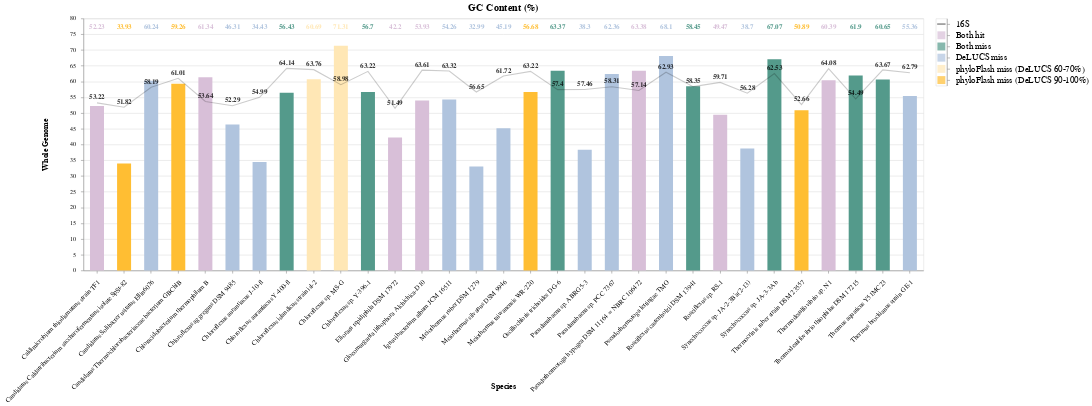

The code cell stored with this chart in its notebook:
### Code cell
import pandas as pd
import altair as alt

# data = pd.read_csv("/scratch/rnd-rojas/assembly_stephanie/data/repeatbp.csv")
df = pd.DataFrame(data, columns=['Species', 'GC', '16s_GC'])
df.rename(columns={"GC": "Whole Genome", "16s_GC": "16s"},inplace=True)

# orderdata = [7, 4, 16, 5, 14, 15, 10, 6, 22, 23, 9, 24, 25, 11, 19, 18, 1, 2, 12, 8, 3, 21, 17, 26, 13, 20,26,27,28,29,30]
# df['Order'] = orderdata

colors=['thistle', 'thistle', 'thistle', 'thistle', 'thistle', 'thistle', 'thistle', 'thistle', 'thistle', 
        'thistle', 'thistle', 'thistle', 'thistle', 'thistle', 'thistle', 'thistle', 'thistle', 
        'thistle', 'thistle', 'thistle', 'thistle', 'thistle', 'thistle', 'thistle', 'thistle', 'thistle', 
        'thistle', 'thistle', 'thistle', 'thistle', 'thistle', 'thistle']

colors = data["Color"].tolist()

base = alt.Chart(df, title='GC Content (%)').encode(
    x=alt.X('Species:N',sort=alt.SortField(field='Whole Genome', order='descending')
           ),
)

bar = base.mark_bar(size=25).encode(
    y=alt.Y(
            'Whole Genome:Q',
            title='Whole Genome'
           ),
        color=alt.Color(
           'Species',
            scale=alt.Scale(
                domain=df.Species.tolist(),
                range=colors
            ),
            legend=None
           )
    ).properties(width=1500, height=450)

line = base.mark_line(color='black', opacity=0.2).encode(
    y=alt.Y(
            '16s:Q'
           )
    )

textbar = bar.mark_text(
    align='center',
    baseline='middle',
    dy=-10,
    fontWeight='bold',
    fontSize=12
).encode(
    text='Whole Genome:Q',
    y=alt.value(25)
)

textline = line.mark_text(
    align='center',
    baseline='middle',
    dy=-10,
    fontWeight='bold',
    fontSize=12,
    opacity=0.8,
    color='black'
).encode(
    text=alt.Text(
        '16s:Q'
    )
)

bardata = pd.DataFrame({'x':['Both hit'], 
                        'y':['16S'], 
                        'w':['DeLUCS miss'], 
                        'z':['phyloFlash miss (DeLUCS 90-100%)'],
                        'u':['phyloFlash miss (DeLUCS 60-70%)'],
                        'v':['Both miss']})

legendbar = alt.Chart(bardata).mark_square(size=200, color='thistle').encode(
    y=alt.Y('x:N', 
            axis=alt.Axis(orient='right', 
                          titleFontSize=0, 
                          labelFontSize=16, 
                          titleX=80, 
                          titleY=-5,
                          titleAngle=0
                         ),
    
           ),
    )

legendbar2 = alt.Chart(bardata).mark_square(size=200, color='lightsteelblue').encode(
    y=alt.Y('w:N', 
            axis=alt.Axis(orient='right', 
                          titleFontSize=0, 
                          labelFontSize=16, 
                          titleX=80, 
                          titleY=-5,
                          titleAngle=0
                         ),
    
           ),
    )

legendbar3 = alt.Chart(bardata).mark_square(size=200, color='#ffbe33').encode(
    y=alt.Y('z:N', 
            axis=alt.Axis(orient='right', 
                          titleFontSize=0, 
                          labelFontSize=16, 
                          titleX=80, 
                          titleY=-5,
                          titleAngle=0
                         ),
    
           ),
    )

legendbar4 = alt.Chart(bardata).mark_square(size=200, color='#549a8b').encode(
    y=alt.Y('v:N', 
            axis=alt.Axis(orient='right', 
                          titleFontSize=0, 
                          labelFontSize=16, 
                          titleX=80, 
                          titleY=-5,
                          titleAngle=0
                         ),
    
           ),
    )

legendbar5 = alt.Chart(bardata).mark_square(size=200, color='#ffe7b5').encode(
    y=alt.Y('u:N', 
            axis=alt.Axis(orient='right', 
                          titleFontSize=0, 
                          labelFontSize=16,
                          labelLimit=1000,
                          titleX=80, 
                          titleY=-5,
                          titleAngle=0
                         ),
    
           ),
    )

legendline = alt.Chart(bardata).mark_tick(
        size=15, 
        thickness=3, 
        orient='horizontal', 
        color='black',
        opacity=0.4
).encode(
            y=alt.Y('y:N', 
                    axis=alt.Axis(orient='right', 
                                  titleFontSize=0, 
                                  labelFontSize=16, 
                                  titleX=80, 
                                  titleY=-5,
                                  titleAngle=0
                                 ),

                   ),
    )

(bar + textbar + line + textline | legendbar + legendline + legendbar2 + legendbar3 + legendbar4 + legendbar5).configure_axisX(
    labelAngle=-45,
    labelPadding=10,
    labelLimit=10000,
    titleFontSize=14,
    labelFontSize=12,
    titleY=200
).configure_title(
    fontSize=18
).configure_axisY(
    titleFontSize=14,
    labelPadding=10,
    titleX=-60
)

### Figure 1 — Vega-Lite specification as saved in the notebook (floating-point values rounded to 4 significant figures)
{"config": {"view": {"continuousWidth": 400, "continuousHeight": 300}, "axisX": {"labelAngle": -45, "labelFontSize": 12, "labelLimit": 10000, "labelPadding": 10, "titleFontSize": 14, "titleY": 200}, "axisY": {"labelPadding": 10, "titleFontSize": 14, "titleX": -60}, "title": {"fontSize": 18}}, "hconcat": [{"layer": [{"mark": {"type": "bar", "size": 25}, "encoding": {"color": {"type": "nominal", "field": "Species", "legend": null, "scale": {"domain": ["Thermus brockianus strain GE-1", "Thermocrinis ruber strain DSM 23557", "Candidatus Solibacter usitatus Ellin6076", "Roseiflexus castenholzii DSM 13941", "Thermodesulfovibrio thiophilus DSM 17215", "Thermodesulfovibrio sp. N1", "Chloroflexus islandicus strain isl-2", "Synechococcus sp. JA-2-3B'a(2-13)", "Chloroflexus sp. Y-396-1", "Chloroflexus aurantiacus Y-400-fl", "Meiothermus taiwanensis WR-220", "Pseudothermotoga hypogea DSM 11164 = NBRC 106472", "Pseudanabaena sp. PCC 7367", "Chloracidobacterium thermophilum B", "Candidatus Caldatribacterium saccharofermentans isolate SpSt-82", "Chloroflexus aggregans DSM 9485", "Roseiflexus sp. RS-1", "Candidatus Thermochlorobacteriaceae bacterium GBChlB", "Pseudanabaena sp. ABRG5-3", "Elioraea tepidiphila DSM 17972", "Chloroflexus sp. MS-G", "Chloroflexus aurantiacus J-10-fl", "Gloeomargarita lithophora Alchichica-D10", "Meiothermus silvanus DSM 9946", "Pseudothermotoga lettingae TMO", "Synechococcus sp. JA-3-3Ab", "Caldimicrobium thiodismutans strain TF1", "Oscillochloris trichoides DG-6", "Ignavibacterium album JCM 16511", "Thermus aquaticus Y51MC23", "Meiothermus ruber DSM 1279"], "range": ["lightsteelblue", "#ffbe33", "lightsteelblue", "#549a8b", "#549a8b", "thistle", "#ffe7b5", "lightsteelblue", "#549a8b", "#549a8b", "#ffbe33", "thistle", "lightsteelblue", "thistle", "#ffbe33", "lightsteelblue", "thistle", "#ffbe33", "lightsteelblue", "thistle", "#ffe7b5", "lightsteelblue", "thistle", "lightsteelblue", "lightsteelblue", "#549a8b", "thistle", "#549a8b", "lightsteelblue", "#549a8b", "lightsteelblue"]}}, "x": {"type": "nominal", "field": "Species", "sort": {"field": "Whole Genome", "order": "descending"}}, "y": {"type": "quantitative", "field": "Whole Genome", "title": "Whole Genome"}}, "height": 450, "title": "GC Content (%)", "width": 1500}, {"mark": {"type": "text", "align": "center", "baseline": "middle", "dy": -10, "fontSize": 12, "fontWeight": "bold"}, "encoding": {"color": {"type": "nominal", "field": "Species", "legend": null, "scale": {"domain": ["Thermus brockianus strain GE-1", "Thermocrinis ruber strain DSM 23557", "Candidatus Solibacter usitatus Ellin6076", "Roseiflexus castenholzii DSM 13941", "Thermodesulfovibrio thiophilus DSM 17215", "Thermodesulfovibrio sp. N1", "Chloroflexus islandicus strain isl-2", "Synechococcus sp. JA-2-3B'a(2-13)", "Chloroflexus sp. Y-396-1", "Chloroflexus aurantiacus Y-400-fl", "Meiothermus taiwanensis WR-220", "Pseudothermotoga hypogea DSM 11164 = NBRC 106472", "Pseudanabaena sp. PCC 7367", "Chloracidobacterium thermophilum B", "Candidatus Caldatribacterium saccharofermentans isolate SpSt-82", "Chloroflexus aggregans DSM 9485", "Roseiflexus sp. RS-1", "Candidatus Thermochlorobacteriaceae bacterium GBChlB", "Pseudanabaena sp. ABRG5-3", "Elioraea tepidiphila DSM 17972", "Chloroflexus sp. MS-G", "Chloroflexus aurantiacus J-10-fl", "Gloeomargarita lithophora Alchichica-D10", "Meiothermus silvanus DSM 9946", "Pseudothermotoga lettingae TMO", "Synechococcus sp. JA-3-3Ab", "Caldimicrobium thiodismutans strain TF1", "Oscillochloris trichoides DG-6", "Ignavibacterium album JCM 16511", "Thermus aquaticus Y51MC23", "Meiothermus ruber DSM 1279"], "range": ["lightsteelblue", "#ffbe33", "lightsteelblue", "#549a8b", "#549a8b", "thistle", "#ffe7b5", "lightsteelblue", "#549a8b", "#549a8b", "#ffbe33", "thistle", "lightsteelblue", "thistle", "#ffbe33", "lightsteelblue", "thistle", "#ffbe33", "lightsteelblue", "thistle", "#ffe7b5", "lightsteelblue", "thistle", "lightsteelblue", "lightsteelblue", "#549a8b", "thistle", "#549a8b", "lightsteelblue", "#549a8b", "lightsteelblue"]}}, "text": {"type": "quantitative", "field": "Whole Genome"}, "x": {"type": "nominal", "field": "Species", "sort": {"field": "Whole Genome", "order": "descending"}}, "y": {"value": 25}}, "height": 450, "title": "GC Content (%)", "width": 1500}, {"mark": {"type": "line", "color": "black", "opacity": 0.2}, "encoding": {"x": {"type": "nominal", "field": "Species", "sort": {"field": "Whole Genome", "order": "descending"}}, "y": {"type": "quantitative", "field": "16s"}}, "title": "GC Content (%)"}, {"mark": {"type": "text", "align": "center", "baseline": "middle", "color": "black", "dy": -10, "fontSize": 12, "fontWeight": "bold", "opacity": 0.8}, "encoding": {"text": {"type": "quantitative", "field": "16s"}, "x": {"type": "nominal", "field": "Species", "sort": {"field": "Whole Genome", "order": "descending"}}, "y": {"type": "quantitative", "field": "16s"}}, "title": "GC Content (%)"}], "data": {"name": "data-da57560daee169117aa769e4547532f6"}}, {"layer": [{"mark": {"type": "square", "color": "thistle", "size": 200}, "encoding": {"y": {"type": "nominal", "axis": {"labelFontSize": 16, "orient": "right", "titleAngle": 0, "titleFontSize": 0, "titleX": 80, "titleY": -5}, "field": "x"}}}, {"mark": {"type": "tick", "color": "black", "opacity": 0.4, "orient": "horizontal", "size": 15, "thickness": 3}, "encoding": {"y": {"type": "nominal", "axis": {"labelFontSize": 16, "orient": "right", "titleAngle": 0, "titleFontSize": 0, "titleX": 80, "titleY": -5}, "field": "y"}}}, {"mark": {"type": "square", "color": "lightsteelblue", "size": 200}, "encoding": {"y": {"type": "nominal", "axis": {"labelFontSize": 16, "orient": "right", "titleAngle": 0, "titleFontSize": 0, "titleX": 80, "titleY": -5}, "field": "w"}}}, {"mark": {"type": "square", "color": "#ffbe33", "size": 200}, "encoding": {"y": {"type": "nominal", "axis": {"labelFontSize": 16, "orient": "right", "titleAngle": 0, "titleFontSize": 0, "titleX": 80, "titleY": -5}, "field": "z"}}}, {"mark": {"type": "square", "color": "#549a8b", "size": 200}, "encoding": {"y": {"type": "nominal", "axis": {"labelFontSize": 16, "orient": "right", "titleAngle": 0, "titleFontSize": 0, "titleX": 80, "titleY": -5}, "field": "v"}}}, {"mark": {"type": "square", "color": "#ffe7b5", "size": 200}, "encoding": {"y": {"type": "nominal", "axis": {"labelFontSize": 16, "labelLimit": 1000, "orient": "right", "titleAngle": 0, "titleFontSize": 0, "titleX": 80, "titleY": -5}, "field": "u"}}}], "data": {"name": "data-155bb107bfa12ae90c4ed8b4d3e6b839"}}], "$schema": "https://vega.github.io/schema/vega-lite/v4.8.1.json", "datasets": {"data-da57560daee169117aa769e4547532f6": [{"Species": "Thermus brockianus strain GE-1", "Whole Genome": 55.36, "16s": 62.79}, {"Species": "Thermocrinis ruber strain DSM 23557", "Whole Genome": 50.89, "16s": 52.66}, {"Species": "Candidatus Solibacter usitatus Ellin6076", "Whole Genome": 60.24, "16s": 58.19}, {"Species": "Roseiflexus castenholzii DSM 13941", "Whole Genome": 58.45, "16s": 58.35}, {"Species": "Thermodesulfovibrio thiophilus DSM 17215", "Whole Genome": 61.9, "16s": 54.49}, {"Species": "Thermodesulfovibrio sp. N1", "Whole Genome": 60.39, "16s": 64.08}, {"Species": "Chloroflexus islandicus strain isl-2", "Whole Genome": 60.69, "16s": 63.76}, {"Species": "Synechococcus sp. JA-2-3B'a(2-13)", "Whole Genome": 38.7, "16s": 56.28}, {"Species": "Chloroflexus sp. Y-396-1", "Whole Genome": 56.7, "16s": 63.22}, {"Species": "Chloroflexus aurantiacus Y-400-fl", "Whole Genome": 56.43, "16s": 64.14}, {"Species": "Meiothermus taiwanensis WR-220", "Whole Genome": 56.68, "16s": 63.22}, {"Species": "Pseudothermotoga hypogea DSM 11164 = NBRC 106472", "Whole Genome": 63.38, "16s": 57.14}, {"Species": "Pseudanabaena sp. PCC 7367", "Whole Genome": 62.36, "16s": 58.31}, {"Species": "Chloracidobacterium thermophilum B", "Whole Genome": 61.34, "16s": 53.64}, {"Species": "Candidatus Caldatribacterium saccharofermentans isolate SpSt-82", "Whole Genome": 33.93, "16s": 51.82}, {"Species": "Chloroflexus aggregans DSM 9485", "Whole Genome": 46.31, "16s": 52.29}, {"Species": "Roseiflexus sp. RS-1", "Whole Genome": 49.47, "16s": 59.71}, {"Species": "Candidatus Thermochlorobacteriaceae bacterium GBChlB", "Whole Genome": 59.26, "16s": 61.01}, {"Species": "Pseudanabaena sp. ABRG5-3", "Whole Genome": 38.3, "16s": 57.46}, {"Species": "Elioraea tepidiphila DSM 17972", "Whole Genome": 42.2, "16s": 51.49}, {"Species": "Chloroflexus sp. MS-G", "Whole Genome": 71.31, "16s": 58.98}, {"Species": "Chloroflexus aurantiacus J-10-fl", "Whole Genome": 34.43, "16s": 54.99}, {"Species": "Gloeomargarita lithophora Alchichica-D10", "Whole Genome": 53.93, "16s": 63.61}, {"Species": "Meiothermus silvanus DSM 9946", "Whole Genome": 45.19, "16s": 61.72}, {"Species": "Pseudothermotoga lettingae TMO", "Whole Genome": 68.1, "16s": 62.93}, {"Species": "Synechococcus sp. JA-3-3Ab", "Whole Genome": 67.07, "16s": 62.53}, {"Species": "Caldimicrobium thiodismutans strain TF1", "Whole Genome": 52.23, "16s": 53.22}, {"Species": "Oscillochloris trichoides DG-6", "Whole Genome": 63.37, "16s": 57.4}, {"Species": "Ignavibacterium album JCM 16511", "Whole Genome": 54.26, "16s": 63.32}, {"Species": "Thermus aquaticus Y51MC23", "Whole Genome": 60.65, "16s": 63.67}, {"Species": "Meiothermus ruber DSM 1279", "Whole Genome": 32.99, "16s": 56.65}], "data-155bb107bfa12ae90c4ed8b4d3e6b839": [{"x": "Both hit", "y": "16S", "w": "DeLUCS miss", "z": "phyloFlash miss (DeLUCS 90-100%)", "u": "phyloFlash miss (DeLUCS 60-70%)", "v": "Both miss"}]}}
